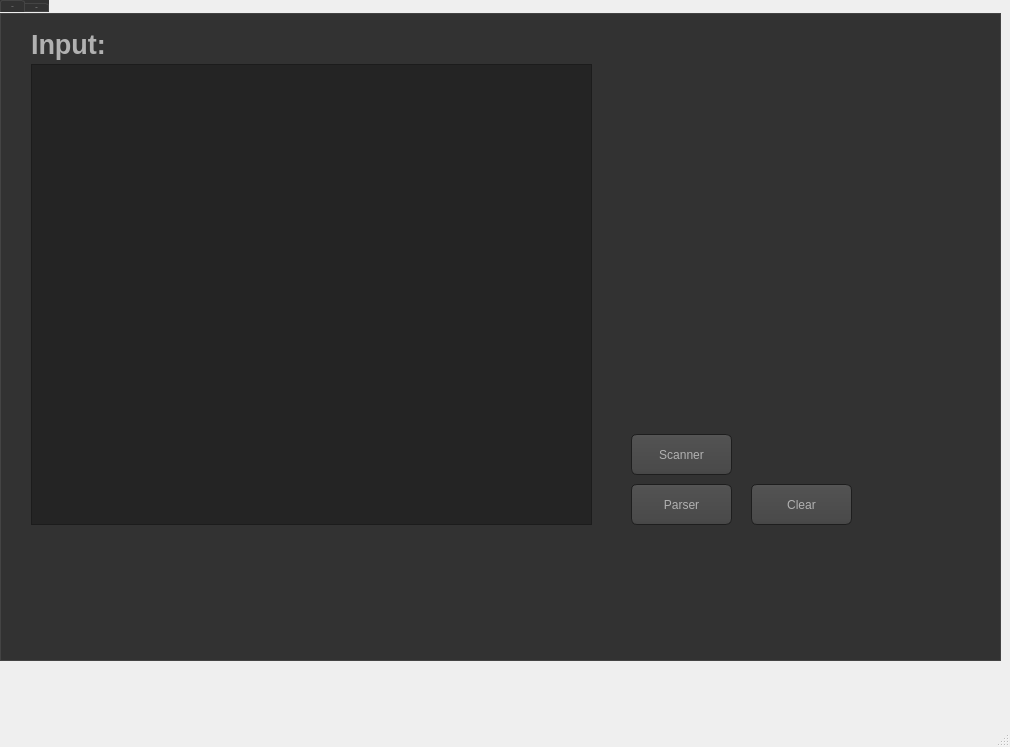
<?xml version="1.0" encoding="UTF-8"?>
<ui version="4.0">
 <class>MainWindow</class>
 <widget class="QMainWindow" name="MainWindow">
  <property name="geometry">
   <rect>
    <x>0</x>
    <y>0</y>
    <width>1010</width>
    <height>747</height>
   </rect>
  </property>
  <property name="windowTitle">
   <string>MainWindow</string>
  </property>
  <widget class="QWidget" name="centralwidget">
   <widget class="QTabWidget" name="tabWidget">
    <property name="geometry">
     <rect>
      <x>0</x>
      <y>0</y>
      <width>1001</width>
      <height>661</height>
     </rect>
    </property>
    <property name="font">
     <font>
      <pointsize>1</pointsize>
     </font>
    </property>
    <property name="styleSheet">
     <string notr="true">QToolTip
{
     border: 1px solid black;
     background-color: #ffa02f;
     padding: 1px;
     border-radius: 3px;
     opacity: 100;
}

QWidget
{
    color: #b1b1b1;
    background-color: #323232;
}

QTreeView, QListView
{
    background-color: silver;
    margin-left: 5px;
}

QWidget:item:hover
{
    background-color: QLinearGradient( x1: 0, y1: 0, x2: 0, y2: 1, stop: 0 #ffa02f, stop: 1 #ca0619);
    color: #000000;
}

QWidget:item:selected
{
    background-color: QLinearGradient( x1: 0, y1: 0, x2: 0, y2: 1, stop: 0 #ffa02f, stop: 1 #d7801a);
}

QMenuBar::item
{
    background: transparent;
}

QMenuBar::item:selected
{
    background: transparent;
    border: 1px solid #ffaa00;
}

QMenuBar::item:pressed
{
    background: #444;
    border: 1px solid #000;
    background-color: QLinearGradient(
        x1:0, y1:0,
        x2:0, y2:1,
        stop:1 #212121,
        stop:0.4 #343434/*,
        stop:0.2 #343434,
        stop:0.1 #ffaa00*/
    );
    margin-bottom:-1px;
    padding-bottom:1px;
}

QMenu
{
    border: 1px solid #000;
}

QMenu::item
{
    padding: 2px 20px 2px 20px;
}

QMenu::item:selected
{
    color: #000000;
}

QWidget:disabled
{
    color: #808080;
    background-color: #323232;
}

QAbstractItemView
{
    background-color: QLinearGradient( x1: 0, y1: 0, x2: 0, y2: 1, stop: 0 #4d4d4d, stop: 0.1 #646464, stop: 1 #5d5d5d);
}

QWidget:focus
{
    /*border: 1px solid darkgray;*/
}

QLineEdit
{
    background-color: QLinearGradient( x1: 0, y1: 0, x2: 0, y2: 1, stop: 0 #4d4d4d, stop: 0 #646464, stop: 1 #5d5d5d);
    padding: 1px;
    border-style: solid;
    border: 1px solid #1e1e1e;
    border-radius: 5;
}

QPushButton
{
    color: #b1b1b1;
    background-color: QLinearGradient( x1: 0, y1: 0, x2: 0, y2: 1, stop: 0 #565656, stop: 0.1 #525252, stop: 0.5 #4e4e4e, stop: 0.9 #4a4a4a, stop: 1 #464646);
    border-width: 1px;
    border-color: #1e1e1e;
    border-style: solid;
    border-radius: 6;
    padding: 3px;
    font-size: 12px;
    padding-left: 5px;
    padding-right: 5px;
    min-width: 40px;
}

QPushButton:pressed
{
    background-color: QLinearGradient( x1: 0, y1: 0, x2: 0, y2: 1, stop: 0 #2d2d2d, stop: 0.1 #2b2b2b, stop: 0.5 #292929, stop: 0.9 #282828, stop: 1 #252525);
}

QComboBox
{
    selection-background-color: #ffaa00;
    background-color: QLinearGradient( x1: 0, y1: 0, x2: 0, y2: 1, stop: 0 #565656, stop: 0.1 #525252, stop: 0.5 #4e4e4e, stop: 0.9 #4a4a4a, stop: 1 #464646);
    border-style: solid;
    border: 1px solid #1e1e1e;
    border-radius: 5;
}

QComboBox:hover,QPushButton:hover
{
    border: 2px solid QLinearGradient( x1: 0, y1: 0, x2: 0, y2: 1, stop: 0 #ffa02f, stop: 1 #d7801a);
}


QComboBox:on
{
    padding-top: 3px;
    padding-left: 4px;
    background-color: QLinearGradient( x1: 0, y1: 0, x2: 0, y2: 1, stop: 0 #2d2d2d, stop: 0.1 #2b2b2b, stop: 0.5 #292929, stop: 0.9 #282828, stop: 1 #252525);
    selection-background-color: #ffaa00;
}

QComboBox QAbstractItemView
{
    border: 2px solid darkgray;
    selection-background-color: QLinearGradient( x1: 0, y1: 0, x2: 0, y2: 1, stop: 0 #ffa02f, stop: 1 #d7801a);
}

QComboBox::drop-down
{
     subcontrol-origin: padding;
     subcontrol-position: top right;
     width: 15px;

     border-left-width: 0px;
     border-left-color: darkgray;
     border-left-style: solid; /* just a single line */
     border-top-right-radius: 3px; /* same radius as the QComboBox */
     border-bottom-right-radius: 3px;
 }

QComboBox::down-arrow
{
     image: url(:/dark_orange/img/down_arrow.png);
}

QGroupBox
{
    border: 1px solid darkgray;
    margin-top: 10px;
}

QGroupBox:focus
{
    border: 1px solid darkgray;
}

QTextEdit:focus
{
    border: 1px solid darkgray;
}

QScrollBar:horizontal {
     border: 1px solid #222222;
     background: QLinearGradient( x1: 0, y1: 0, x2: 0, y2: 1, stop: 0.0 #121212, stop: 0.2 #282828, stop: 1 #484848);
     height: 7px;
     margin: 0px 16px 0 16px;
}

QScrollBar::handle:horizontal
{
      background: QLinearGradient( x1: 0, y1: 0, x2: 1, y2: 0, stop: 0 #ffa02f, stop: 0.5 #d7801a, stop: 1 #ffa02f);
      min-height: 20px;
      border-radius: 2px;
}

QScrollBar::add-line:horizontal {
      border: 1px solid #1b1b19;
      border-radius: 2px;
      background: QLinearGradient( x1: 0, y1: 0, x2: 1, y2: 0, stop: 0 #ffa02f, stop: 1 #d7801a);
      width: 14px;
      subcontrol-position: right;
      subcontrol-origin: margin;
}

QScrollBar::sub-line:horizontal {
      border: 1px solid #1b1b19;
      border-radius: 2px;
      background: QLinearGradient( x1: 0, y1: 0, x2: 1, y2: 0, stop: 0 #ffa02f, stop: 1 #d7801a);
      width: 14px;
     subcontrol-position: left;
     subcontrol-origin: margin;
}

QScrollBar::right-arrow:horizontal, QScrollBar::left-arrow:horizontal
{
      border: 1px solid black;
      width: 1px;
      height: 1px;
      background: white;
}

QScrollBar::add-page:horizontal, QScrollBar::sub-page:horizontal
{
      background: none;
}

QScrollBar:vertical
{
      background: QLinearGradient( x1: 0, y1: 0, x2: 1, y2: 0, stop: 0.0 #121212, stop: 0.2 #282828, stop: 1 #484848);
      width: 7px;
      margin: 16px 0 16px 0;
      border: 1px solid #222222;
}

QScrollBar::handle:vertical
{
      background: QLinearGradient( x1: 0, y1: 0, x2: 0, y2: 1, stop: 0 #ffa02f, stop: 0.5 #d7801a, stop: 1 #ffa02f);
      min-height: 20px;
      border-radius: 2px;
}

QScrollBar::add-line:vertical
{
      border: 1px solid #1b1b19;
      border-radius: 2px;
      background: QLinearGradient( x1: 0, y1: 0, x2: 0, y2: 1, stop: 0 #ffa02f, stop: 1 #d7801a);
      height: 14px;
      subcontrol-position: bottom;
      subcontrol-origin: margin;
}

QScrollBar::sub-line:vertical
{
      border: 1px solid #1b1b19;
      border-radius: 2px;
      background: QLinearGradient( x1: 0, y1: 0, x2: 0, y2: 1, stop: 0 #d7801a, stop: 1 #ffa02f);
      height: 14px;
      subcontrol-position: top;
      subcontrol-origin: margin;
}

QScrollBar::up-arrow:vertical, QScrollBar::down-arrow:vertical
{
      border: 1px solid black;
      width: 1px;
      height: 1px;
      background: white;
}


QScrollBar::add-page:vertical, QScrollBar::sub-page:vertical
{
      background: none;
}

QTextEdit
{
    background-color: #242424;
}

QPlainTextEdit
{
    background-color: #242424;
}

QHeaderView::section
{
    background-color: QLinearGradient(x1:0, y1:0, x2:0, y2:1, stop:0 #616161, stop: 0.5 #505050, stop: 0.6 #434343, stop:1 #656565);
    color: white;
    padding-left: 4px;
    border: 1px solid #6c6c6c;
}

QCheckBox:disabled
{
color: #414141;
}

QDockWidget::title
{
    text-align: center;
    spacing: 3px; /* spacing between items in the tool bar */
    background-color: QLinearGradient(x1:0, y1:0, x2:0, y2:1, stop:0 #323232, stop: 0.5 #242424, stop:1 #323232);
}

QDockWidget::close-button, QDockWidget::float-button
{
    text-align: center;
    spacing: 1px; /* spacing between items in the tool bar */
    background-color: QLinearGradient(x1:0, y1:0, x2:0, y2:1, stop:0 #323232, stop: 0.5 #242424, stop:1 #323232);
}

QDockWidget::close-button:hover, QDockWidget::float-button:hover
{
    background: #242424;
}

QDockWidget::close-button:pressed, QDockWidget::float-button:pressed
{
    padding: 1px -1px -1px 1px;
}

QMainWindow::separator
{
    background-color: QLinearGradient(x1:0, y1:0, x2:0, y2:1, stop:0 #161616, stop: 0.5 #151515, stop: 0.6 #212121, stop:1 #343434);
    color: white;
    padding-left: 4px;
    border: 1px solid #4c4c4c;
    spacing: 3px; /* spacing between items in the tool bar */
}

QMainWindow::separator:hover
{

    background-color: QLinearGradient(x1:0, y1:0, x2:0, y2:1, stop:0 #d7801a, stop:0.5 #b56c17 stop:1 #ffa02f);
    color: white;
    padding-left: 4px;
    border: 1px solid #6c6c6c;
    spacing: 3px; /* spacing between items in the tool bar */
}

QToolBar::handle
{
     spacing: 3px; /* spacing between items in the tool bar */
     background: url(:/dark_orange/img/handle.png);
}

QMenu::separator
{
    height: 2px;
    background-color: QLinearGradient(x1:0, y1:0, x2:0, y2:1, stop:0 #161616, stop: 0.5 #151515, stop: 0.6 #212121, stop:1 #343434);
    color: white;
    padding-left: 4px;
    margin-left: 10px;
    margin-right: 5px;
}

QProgressBar
{
    border: 2px solid grey;
    border-radius: 5px;
    text-align: center;
}

QProgressBar::chunk
{
    background-color: #d7801a;
    width: 2.15px;
    margin: 0.5px;
}

QTabBar::tab {
    color: #b1b1b1;
    border: 1px solid #444;
    border-bottom-style: none;
    background-color: #323232;
    padding-left: 10px;
    padding-right: 10px;
    padding-top: 3px;
    padding-bottom: 2px;
    margin-right: -1px;
}

QTabWidget::pane {
    border: 1px solid #444;
    top: 1px;
}

QTabBar::tab:last
{
    margin-right: 0; /* the last selected tab has nothing to overlap with on the right */
    border-top-right-radius: 3px;
}

QTabBar::tab:first:!selected
{
 margin-left: 0px; /* the last selected tab has nothing to overlap with on the right */


    border-top-left-radius: 3px;
}

QTabBar::tab:!selected
{
    color: #b1b1b1;
    border-bottom-style: solid;
    margin-top: 3px;
    background-color: QLinearGradient(x1:0, y1:0, x2:0, y2:1, stop:1 #212121, stop:.4 #343434);
}

QTabBar::tab:selected
{
    border-top-left-radius: 3px;
    border-top-right-radius: 3px;
    margin-bottom: 0px;
}

QTabBar::tab:!selected:hover
{
    /*border-top: 2px solid #ffaa00;
    padding-bottom: 3px;*/
    border-top-left-radius: 3px;
    border-top-right-radius: 3px;
    background-color: QLinearGradient(x1:0, y1:0, x2:0, y2:1, stop:1 #212121, stop:0.4 #343434, stop:0.2 #343434, stop:0.1 #ffaa00);
}

QRadioButton::indicator:checked, QRadioButton::indicator:unchecked{
    color: #b1b1b1;
    background-color: #323232;
    border: 1px solid #b1b1b1;
    border-radius: 6px;
}

QRadioButton::indicator:checked
{
    background-color: qradialgradient(
        cx: 0.5, cy: 0.5,
        fx: 0.5, fy: 0.5,
        radius: 1.0,
        stop: 0.25 #ffaa00,
        stop: 0.3 #323232
    );
}

QCheckBox::indicator{
    color: #b1b1b1;
    background-color: #323232;
    border: 1px solid #b1b1b1;
    width: 9px;
    height: 9px;
}

QRadioButton::indicator
{
    border-radius: 6px;
}

QRadioButton::indicator:hover, QCheckBox::indicator:hover
{
    border: 1px solid #ffaa00;
}

QCheckBox::indicator:checked
{
    image:url(:/dark_orange/img/checkbox.png);
}

QCheckBox::indicator:disabled, QRadioButton::indicator:disabled
{
    border: 1px solid #444;
}


QSlider::groove:horizontal {
    border: 1px solid #3A3939;
    height: 8px;
    background: #201F1F;
    margin: 2px 0;
    border-radius: 2px;
}

QSlider::handle:horizontal {
    background: QLinearGradient( x1: 0, y1: 0, x2: 0, y2: 1,
      stop: 0.0 silver, stop: 0.2 #a8a8a8, stop: 1 #727272);
    border: 1px solid #3A3939;
    width: 14px;
    height: 14px;
    margin: -4px 0;
    border-radius: 2px;
}

QSlider::groove:vertical {
    border: 1px solid #3A3939;
    width: 8px;
    background: #201F1F;
    margin: 0 0px;
    border-radius: 2px;
}

QSlider::handle:vertical {
    background: QLinearGradient( x1: 0, y1: 0, x2: 0, y2: 1, stop: 0.0 silver,
      stop: 0.2 #a8a8a8, stop: 1 #727272);
    border: 1px solid #3A3939;
    width: 14px;
    height: 14px;
    margin: 0 -4px;
    border-radius: 2px;
}

QAbstractSpinBox {
    padding-top: 2px;
    padding-bottom: 2px;
    border: 1px solid darkgray;

    border-radius: 2px;
    min-width: 50px;
}
</string>
    </property>
    <property name="currentIndex">
     <number>0</number>
    </property>
    <widget class="QWidget" name="tab_2">
     <attribute name="title">
      <string>Tab 2</string>
     </attribute>
     <widget class="QLabel" name="label_2">
      <property name="geometry">
       <rect>
        <x>30</x>
        <y>10</y>
        <width>121</width>
        <height>41</height>
       </rect>
      </property>
      <property name="font">
       <font>
        <pointsize>20</pointsize>
        <weight>75</weight>
        <bold>true</bold>
       </font>
      </property>
      <property name="text">
       <string>Input:</string>
      </property>
     </widget>
     <widget class="QPushButton" name="pushButton_3">
      <property name="geometry">
       <rect>
        <x>630</x>
        <y>420</y>
        <width>101</width>
        <height>41</height>
       </rect>
      </property>
      <property name="font">
       <font>
        <family>MS Shell Dlg 2</family>
        <pointsize>16</pointsize>
        <weight>9</weight>
        <italic>false</italic>
        <bold>false</bold>
       </font>
      </property>
      <property name="styleSheet">
       <string notr="true">font: 75 16pt &quot;MS Shell Dlg 2&quot;;</string>
      </property>
      <property name="text">
       <string>Scanner</string>
      </property>
     </widget>
     <widget class="QTextEdit" name="textEdit_2">
      <property name="geometry">
       <rect>
        <x>30</x>
        <y>50</y>
        <width>561</width>
        <height>461</height>
       </rect>
      </property>
     </widget>
     <widget class="QPushButton" name="pushButton">
      <property name="geometry">
       <rect>
        <x>750</x>
        <y>470</y>
        <width>101</width>
        <height>41</height>
       </rect>
      </property>
      <property name="baseSize">
       <size>
        <width>3</width>
        <height>0</height>
       </size>
      </property>
      <property name="font">
       <font>
        <family>MS Shell Dlg 2</family>
        <pointsize>16</pointsize>
        <weight>9</weight>
        <italic>false</italic>
        <bold>false</bold>
        <underline>false</underline>
       </font>
      </property>
      <property name="styleSheet">
       <string notr="true">font: 75 16pt &quot;MS Shell Dlg 2&quot;;</string>
      </property>
      <property name="text">
       <string>Clear</string>
      </property>
      <property name="iconSize">
       <size>
        <width>18</width>
        <height>16</height>
       </size>
      </property>
     </widget>
     <widget class="QPushButton" name="pushButton_2">
      <property name="geometry">
       <rect>
        <x>630</x>
        <y>470</y>
        <width>101</width>
        <height>41</height>
       </rect>
      </property>
      <property name="styleSheet">
       <string notr="true">font: 75 16pt &quot;MS Shell Dlg 2&quot;;</string>
      </property>
      <property name="text">
       <string>Parser</string>
      </property>
     </widget>
    </widget>
    <widget class="QWidget" name="tab_3">
     <attribute name="title">
      <string>Page</string>
     </attribute>
     <widget class="QLabel" name="label">
      <property name="geometry">
       <rect>
        <x>280</x>
        <y>90</y>
        <width>291</width>
        <height>191</height>
       </rect>
      </property>
      <property name="styleSheet">
       <string notr="true">font: 28pt &quot;MS Shell Dlg 2&quot;;
font-color:rgb(255, 255, 255);</string>
      </property>
      <property name="text">
       <string>Your Graph :</string>
      </property>
     </widget>
    </widget>
   </widget>
  </widget>
  <widget class="QMenuBar" name="menubar">
   <property name="geometry">
    <rect>
     <x>0</x>
     <y>0</y>
     <width>1010</width>
     <height>21</height>
    </rect>
   </property>
  </widget>
  <widget class="QStatusBar" name="statusbar"/>
 </widget>
 <resources/>
 <connections/>
</ui>
